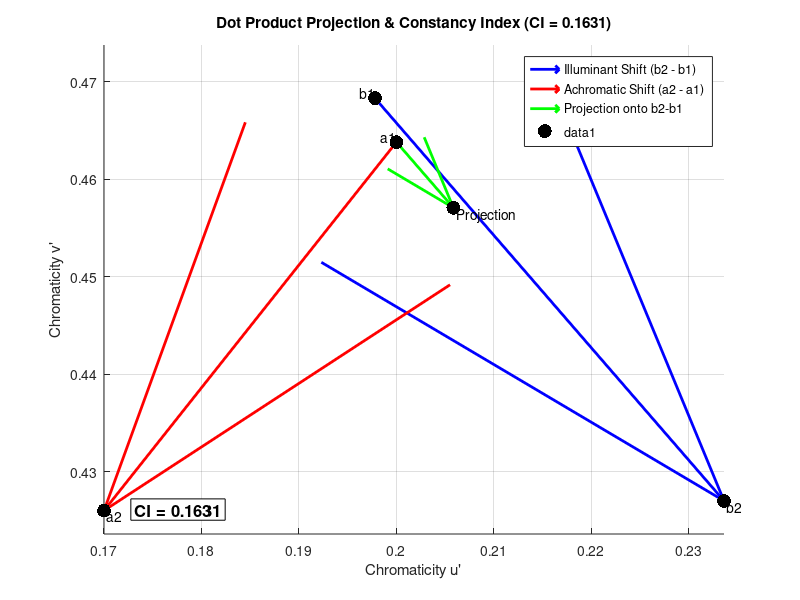

Source code (MATLAB):
% Define chromaticity coordinates of the reference and test illuminants
b1 = [0.1978, 0.4683];  % Reference illuminant chromaticity
b2 = [0.2336, 0.427]; % Test illuminant chromaticity

% Define achromatic settings under the reference and test illuminants
a1 = [0.20, 0.4638]; % Observer1s neutral point under reference illuminant
a2 = [0.17, 0.426]; % Observer0s neutral point under test illuminant

% Compute vector differences
delta_b = b2 - b1; % Change in illuminant chromaticity
delta_a = a2 - a1; % Change in achromatic setting

% Compute Chromaticity Index (CI)
CI = dot(delta_b, delta_a) / norm(delta_b)^2;

% Compute projection of delta_a onto delta_b
projection_scalar = CI; % Since CI is the projection coefficient
projection_vector = projection_scalar * delta_b;

% Compute the projected point
a1_proj = a1 + projection_vector;

% Plot the vectors
figure; hold on; grid on; axis equal;
xlabel('Chromaticity u'''); ylabel('Chromaticity v''');
title(sprintf('Dot Product Projection & Constancy Index (CI = %.4f)', CI));

% Plot illuminant shift vector
quiver(b1(1), b1(2), delta_b(1), delta_b(2), 0, 'b', 'LineWidth', 2, 'MaxHeadSize', 0.5, 'DisplayName', 'Illuminant Shift (b2 - b1)');

% Plot achromatic setting shift vector
quiver(a1(1), a1(2), delta_a(1), delta_a(2), 0, 'r', 'LineWidth', 2, 'MaxHeadSize', 0.5, 'DisplayName', 'Achromatic Shift (a2 - a1)');

% Plot projection vector
quiver(a1(1), a1(2), projection_vector(1), projection_vector(2), 0, 'g', 'LineWidth', 2, 'MaxHeadSize', 0.5, 'DisplayName', 'Projection onto b2-b1');

% Mark points
scatter([b1(1), b2(1), a1(1), a2(1), a1_proj(1)], ...
        [b1(2), b2(2), a1(2), a2(2), a1_proj(2)], 100, 'k', 'filled');

% Add labels for points
text(b1(1), b1(2), ' b1', 'VerticalAlignment', 'bottom', 'HorizontalAlignment', 'right');
text(b2(1), b2(2), ' b2', 'VerticalAlignment', 'top', 'HorizontalAlignment', 'left');
text(a1(1), a1(2), ' a1', 'VerticalAlignment', 'bottom', 'HorizontalAlignment', 'right');
text(a2(1), a2(2), ' a2', 'VerticalAlignment', 'top', 'HorizontalAlignment', 'left');
text(a1_proj(1), a1_proj(2), ' Projection', 'VerticalAlignment', 'top', 'HorizontalAlignment', 'left');

x_limits = xlim;
y_limits = ylim;
x_pos = x_limits(1) + 0.05 * (x_limits(2) - x_limits(1)); % Left 5% margin
y_pos = y_limits(1) + 0.05 * (y_limits(2) - y_limits(1)); % Bottom 5% margin

% Display CI value in the bottom-left corner
text(x_pos, y_pos, sprintf('CI = %.4f', CI), 'FontSize', 12, 'FontWeight', 'bold', ...
     'Color', 'k', 'BackgroundColor', 'w', 'EdgeColor', 'k');

legend;
hold off;

% Display CI value in command window
fprintf('Chromaticity Index (CI): %.4f\n', CI);
